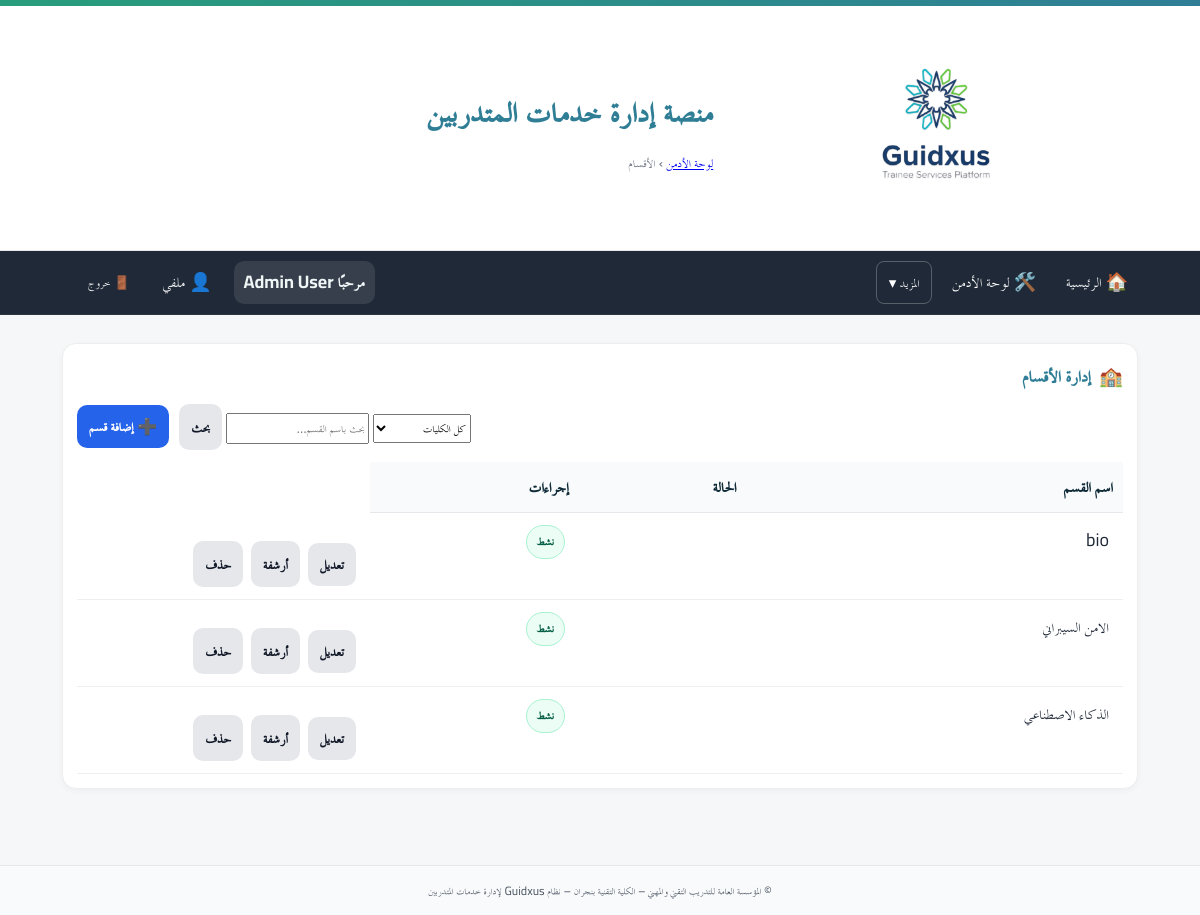
/admin/departments/ (signed in), run on the app's committed database.
### app/models.py (models this page shows)
class User(Base):
    __tablename__ = "users"
    id = Column(Integer, primary_key=True, autoincrement=True)
    full_name = Column(String(255), nullable=False)
    username = Column(String(100), unique=True, nullable=False, index=True)
    password_hash = Column(String(255), nullable=False)
    is_admin = Column(Boolean, default=False, nullable=False)   # سوبر أدمن (صلاحيات كاملة)
    is_college_admin = Column(Boolean, default=False, nullable=False)  # أدمن كلية (صلاحيات في نطاق كلية واحدة)
    college_admin_college = Column(String(255), nullable=True)  # الكلية التي يديرها أدمن الكلية
    is_hod = Column(Boolean, default=False, nullable=False)      # رئيس قسم؟
    is_doc = Column(Boolean, default=False, nullable=False)      # 👈 طبيب الكلية (جديد)
    hod_college = Column(String(255), nullable=True)             # كلية رئيس القسم (إن وُجد)
    is_active = Column(Boolean, default=True, nullable=False)
    must_change_password = Column(Boolean, default=True, nullable=False)  # يجب تغيير كلمة المرور عند أول دخول
    created_at = Column(DateTime, server_default=func.now(), nullable=False)
    updated_at = Column(DateTime, onupdate=func.now())
    headed_departments = relationship(
        "Department",
        back_populates="head_user",
        foreign_keys="Department.head_user_id",
        lazy="selectin",
    )

class Department(Base):
    __tablename__ = "departments"
    id = Column(Integer, primary_key=True, index=True)
    name = Column(String(255), nullable=False)       # مثال: "تقنية إدارة أنظمة الشبكات - كلية نجران"
    college = Column(String(255), nullable=False)
    is_active = Column(Boolean, nullable=False, default=True)
    head_user_id = Column(Integer, ForeignKey("users.id", ondelete="SET NULL"), nullable=True)
    head_user = relationship(
        "User",
        foreign_keys=[head_user_id],
        back_populates="headed_departments",
        lazy="joined",
    )
    hod_name = Column(String(255), nullable=True)
    created_at = Column(DateTime, server_default=func.now(), nullable=False)
    updated_at = Column(DateTime, server_default=func.now(), onupdate=func.now(), nullable=False)
    __table_args__ = (
        Index("idx_departments_name", "name"),
        Index("idx_departments_college", "college"),
    )

### app/routers/admin_departments.py (the view)
@router.get("")
@router.get("/")
def departments_list(
    request: Request,
    admin=Depends(require_admin),
    db: Session = Depends(get_db),
    college: Optional[str] = None,
    q: Optional[str] = None,
):
    current_user = get_current_user(request, db)
    if current_user and current_user.is_college_admin and current_user.college_admin_college:
        college = normalize(current_user.college_admin_college)
    colleges = get_distinct_colleges(db)
    query = (
        db.query(Department)
        .options(joinedload(Department.head_user))
        .order_by(Department.name.asc())
    )
    if college:
        query = query.filter(
            func.trim(func.replace(Department.college, "  ", " ")) == normalize(college)
        )
    if q:
        like = f"%{q.strip()}%"
        query = query.filter(Department.name.ilike(like))
    deps = query.all()
    return templates.TemplateResponse(
        "admin/departments_list.html",
        {
            "request": request,
            "departments": deps,
            "colleges": colleges,
            "selected_college": college or "",
            "q": q or "",
        },
    )

### app/templates/admin/departments_list.html (shortened to what this page needs)
{% extends "base.html" %}
{% block breadcrumb %}
  <a href="/admin/">لوحة الأدمن</a> › <span>الأقسام</span>
{% endblock %}
{% block content %}
<div class="card">
  <div class="card-head">
    <div class="card-icon">🏫</div>
    <h3>إدارة الأقسام</h3>
  </div>
  <div class="toolbar">
    <form class="grow" method="get" action="/admin/departments">
      <select name="college" onchange="this.form.submit()">
        <option value="">كل الكليات</option>
      </select>
      <input type="search" name="q" value="{{ q }}" placeholder="بحث باسم القسم…">
      <button class="btn btn-secondary" type="submit">بحث</button>
    </form>
    <a class="btn btn-primary" href="/admin/departments/new?college={{ selected_college }}">➕ إضافة قسم</a>
  </div>
  <div class="table-wrap">
    <table class="tbl">
      <thead>
        <tr>
          <th style="width:36%">اسم القسم</th>
          <th style="width:16%">الحالة</th>
          <th style="width:20%">إجراءات</th>
        </tr>
      </thead>
      <tbody>
        {% for d in departments %}
        <tr>
          <td>{{ d.name }}</td>
          <td>
          </td>
          <td>
            {% if d.is_active %}
              <span class="badge badge-on">نشط</span>
            {% else %}
              <span class="badge badge-off">مؤرشف</span>
            {% endif %}
          </td>
          <td class="actions">
            <a class="btn btn-secondary" href="/admin/departments/{{ d.id }}/edit">تعديل</a>
            <form method="post" action="/admin/departments/{{ d.id }}/toggle" style="display:inline">
              <button class="btn btn-secondary" type="submit">{{ 'أرشفة' if d.is_active else 'استعادة' }}</button>
            </form>
            <form method="post" action="/admin/departments/{{ d.id }}/delete" style="display:inline" onsubmit="return confirm('سيتم حذف القسم نهائيًا. متابعة؟')">
              <button class="btn btn-secondary" type="submit">حذف</button>
            </form>
          </td>
        </tr>
        {% else %}
        <tr>
          <td colspan="4" class="muted">لا توجد أقسام مطابقة.</td>
        </tr>
        {% endfor %}
      </tbody>
    </table>
  </div>
</div>
{% endblock %}

### app/templates/base.html (shortened to what this page needs)
<!doctype html>
<html lang="ar" dir="rtl">
<head>
  <link rel="stylesheet" href="/static/css/app.css">
  <link rel="stylesheet" href="/static/css/custom.css">
</head>
<body>
  <header class="site-header">
    <div class="topband"></div>
    <div class="container header-inner">
      {% if ui_logo_url %}
        <img src="{{ ui_logo_url }}" alt="{{ app_name or 'Logo' }}" class="logo">
      {% else %}
        <img src="/static/images/logo.jpg" alt="{{ app_name or 'Logo' }}" class="logo">
      {% endif %}
      <div class="titles">
        <h1 class="site-title">{{ app_name or "منصة إدارة خدمات المتدربين" }}</h1>
        <div class="breadcrumb">{% block breadcrumb %}{% endblock %}</div>
      </div>
    </div>
  </header>
  <nav class="main-nav">
    <div class="nav-inner">
      <a href="/">🏠 الرئيسية</a>
      {% set cu = request.session.get('user') %}
      {% set display_name = (cu.get('full_name') if cu and cu.get('full_name') else (cu.get('username') if cu and cu.get('username') else 'مستخدم')) %}
      {% if cu %}
        {% if cu.get('is_admin') %}
          <a href="/admin/">🛠️ لوحة الأدمن</a>
          <div class="nav-more">
            <button type="button">المزيد ▾</button>
          </div>
        {% endif %}
        <div class="navbar-right">
          <span class="greeting">مرحبًا {{ display_name }}</span>
          <a href="/profile/" class="btn-link" title="ملفي الشخصي">👤 ملفي</a>
          <form method="post" action="/auth/logout" style="margin:0;">
            <button class="btn-link btn-logout" title="تسجيل الخروج">🚪 خروج</button>
          </form>
        </div>
      {% else %}
        <div class="nav-spacer"></div>
        <a href="/auth/login">🔐 تسجيل الدخول</a>
      {% endif %}
    </div>
  </nav>
  <main class="container">
    {% block content %}{% endblock %}
  </main>
  <footer class="site-footer">
    <div class="container">
      <small>
        {{ ui_footer or "© المؤسسة العامة للتدريب التقني والمهني – الكلية التقنية بنجران – نظام Guidxus لإدارة خدمات المتدربين" }}
      </small>
    </div>
  </footer>
</body>
</html>

### app/static/css/app.css (style rules this page uses)
:root { --tvtc-green-1:#7EC6A4; --tvtc-green-2:#289D7B; --tvtc-blue-1:#6BB6C8; --tvtc-blue-2:#2F7E96; --tvtc-gray-1:#F5F7F8; --tvtc-gray-2:#E5E7EA; --tvtc-gray-3:#6B7280; --tvtc-black:#1F2937; --tvtc-ivory:#FAFAF7; }
* { box-sizing:border-box; font-family:"Cairo","TraditionalArabicCustom","MajallaCustom","Noto Kufi Arabic","Segoe UI",Arial,sans-serif; }
body { margin:0; background:linear-gradient(180deg,var(--tvtc-ivory),#fff 220px,var(--tvtc-gray-1) 221px); color:var(--tvtc-black); font-size:18px; line-height:1.7; }
.container { max-width:1100px; margin-inline:auto; padding:16px; }
.site-header { background:#fff; border-bottom:1px solid var(--tvtc-gray-2); }
.header-inner { display:flex; align-items:center; gap:16px; padding-block:12px; }
.logo { height:56px; width:auto; filter: drop-shadow(0 1px 0 rgba(0,0,0,.05)); }
.site-title { margin:0; color:var(--tvtc-blue-2); font-weight:700; letter-spacing:.3px; }
.breadcrumb { color:var(--tvtc-gray-3); font-size:.9rem; }
.topband { height:6px; background:linear-gradient(90deg,var(--tvtc-green-2),var(--tvtc-blue-2)); }
.site-footer { margin-top:40px; background:#fff; border-top:1px solid var(--tvtc-gray-2); padding:16px; color:var(--tvtc-gray-3); text-align:center; }
.card { background:#fff; border:1px solid var(--tvtc-gray-2); border-radius:12px; padding:16px; margin-block:12px; box-shadow:0 2px 6px rgba(0,0,0,.04); }
.card-head { display:flex; align-items:center; gap:10px; margin-bottom:8px; }
.card-head h3 { margin:0; font-weight:800; color:var(--tvtc-blue-2); }
.card-icon { font-size:1.1rem; opacity:.9; }
.actions { display:flex; gap:12px; justify-content:flex-start; margin-top:16px; }
.btn { display:inline-block; padding:12px 18px; border-radius:10px; border:1px solid transparent; text-decoration:none; font-weight:800; font-size:1rem; cursor:pointer; }
.btn-primary { background:var(--tvtc-blue-2); color:#fff; }
.btn-secondary { background:#fff; color:var(--tvtc-blue-2); border-color:var(--tvtc-blue-2); }
.table-wrap { overflow:auto; }
table.tbl { width:100%; border-collapse:separate; border-spacing:0 8px; }
table.tbl thead th { background:#f8fafc; color:#0f2b37; padding:10px; font-weight:800; text-align:right; border-bottom:1px solid var(--tvtc-gray-2); }
table.tbl tbody tr { background:#fff; border:1px solid var(--tvtc-gray-2); }
table.tbl td { padding:10px; vertical-align:top; }
.badge { display:inline-block; padding:4px 8px; border-radius:999px; font-size:.85rem; font-weight:800; }
.main-nav { background: #1f2937; color: #fff; border-bottom: 1px solid rgba(255,255,255,.06); }
.main-nav .nav-inner { display: flex; gap: 10px; align-items: center; padding: 10px 12px; max-width: 1100px; margin: 0 auto; }
.main-nav a { color:#fff; text-decoration:none; padding:6px 10px; border-radius:8px; }
.main-nav form { margin-inline-start: auto; }
.btn-link { background: transparent; color: #fff; border: 0; cursor: pointer; padding: 6px 10px; border-radius: 8px; }

### app/static/css/custom.css (style rules this page uses)
.nav-inner a { display: inline-flex; align-items: center; gap: 6px; color: #fff; text-decoration: none; padding: 6px 10px; border-radius: 8px; }
.nav-inner .btn-link { display: inline-flex; align-items: center; gap: 6px; background: transparent; color: #fff; border: 0; cursor: pointer; padding: 6px 10px; border-radius: 8px; }
.navbar-right { display: flex; align-items: center; gap: 12px; }
.greeting { font-weight: 700; color: #f0f5f6; background: rgba(255, 255, 255, 0.10); padding: 6px 10px; border-radius: 10px; }
.btn-logout { margin-left: 40px; }
.btn-logout { margin-left: 16px; }
.nav-more { position: relative; }
.nav-more > button { background: transparent; border: 1px solid rgba(255, 255, 255, 0.25); color: #fff; padding: 6px 12px; border-radius: 8px; cursor: pointer; font-size: 0.95rem; display: inline-flex; align-items: center; gap: 6px; }
.card { background: #fff; border: 1px solid #eee; border-radius: 14px; padding: 14px; margin-bottom: 12px; }
.card-head { display: flex; align-items: center; gap: 8px; margin-bottom: 10px; }
.card-icon { font-size: 1.2rem; }
.actions { display: flex; gap: 8px; align-items: center; }
.btn { padding: 8px 12px; border-radius: 10px; border: 0; cursor: pointer; }
.btn-primary { background: #2563eb; color: #fff; }
.btn-secondary { background: #e5e7eb; color: #111827; }
.site-footer { background: #f9fafb; padding: 12px 0; text-align: center; font-size: .9rem; color: #4b5563; }

### data on the page
User: full_name "Admin User"
Department: name "bio", shows "نشط", is_active "أرشفة"
Department: name "الامن السيبراني", shows "نشط", is_active "أرشفة"
Department: name "الذكاء الاصطناعي", shows "نشط", is_active "أرشفة"

### other printed values
{{ app_name or "منصة إدارة خدمات المتدربين" }} "منصة إدارة خدمات المتدربين"
